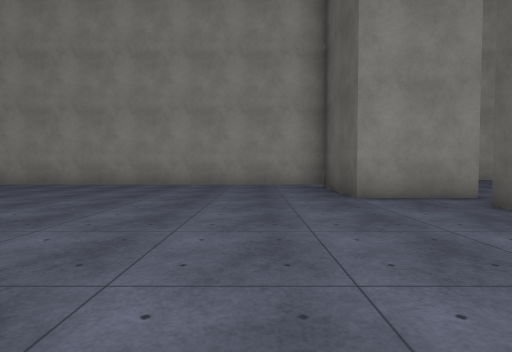
[1] (above)

12 first-person views from a walk through a 3-D level made in the Unity game engine. The camera is 1.2 m above the floor, tilts 2° down and sees 80° across. The floor is counted in squares, 2 m on a side. Each view is taken from the middle of a square. On the plan, view 1 faces up. The plan holds only what a view shows up to about 9 squares ahead; the rest is blank. The place goes on beyond the plan. The player is left out. Door leaves are left out, so doorways stand open. Surface patterns are stand-ins for the level's own textures.

[2]
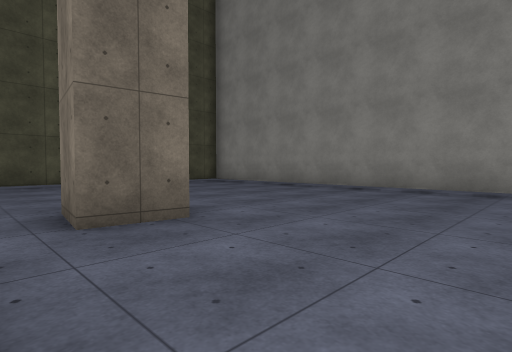

[3]
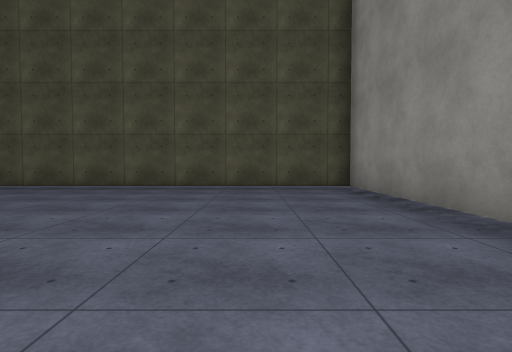

[4]
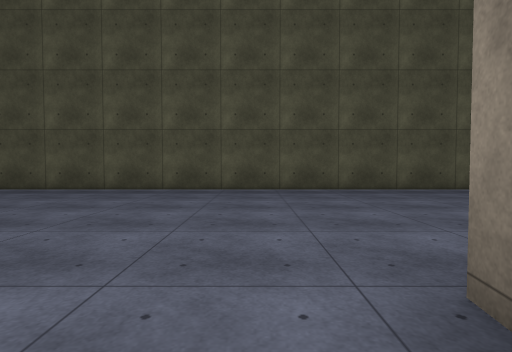

[5]
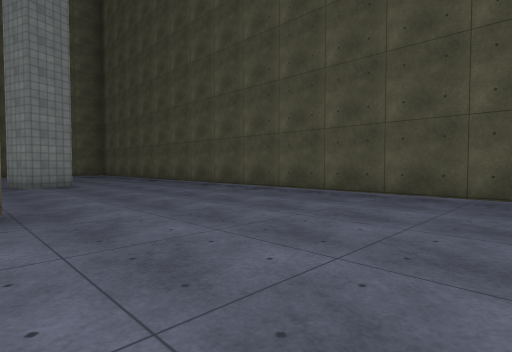

[6]
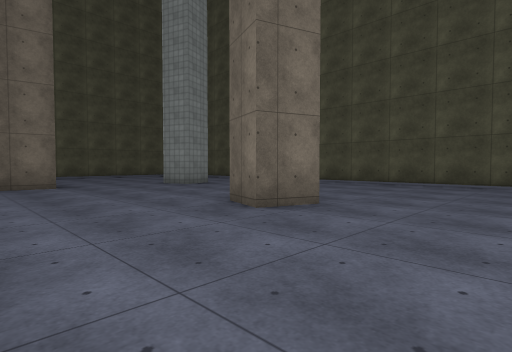

[7]
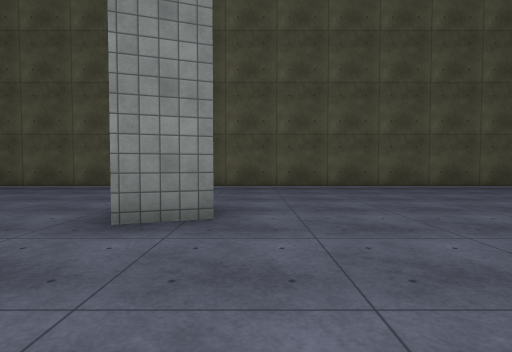

[8]
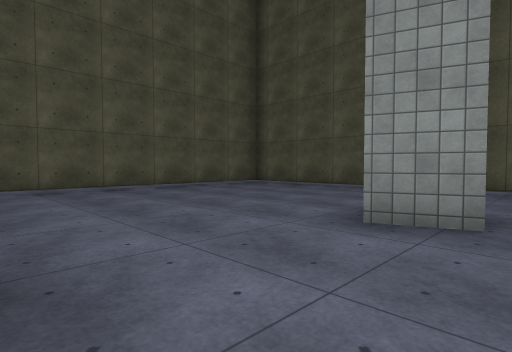

[9]
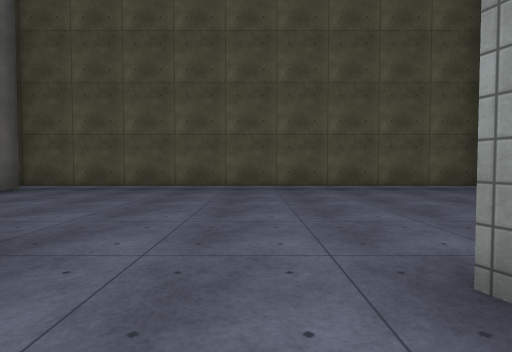

[10]
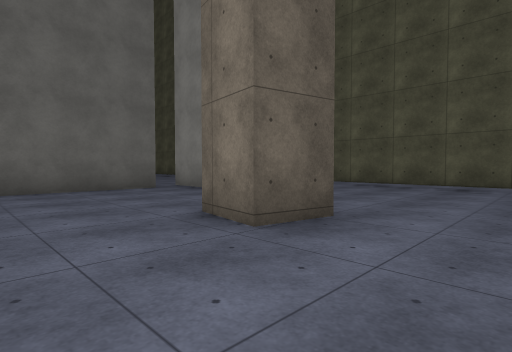

[11]
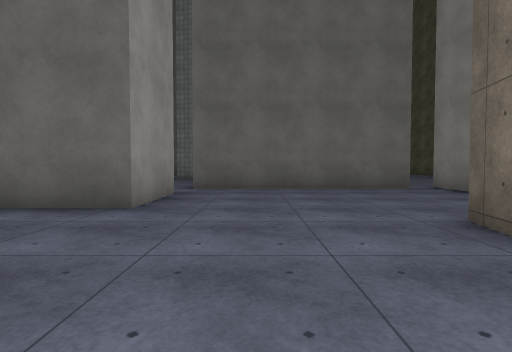

[12]
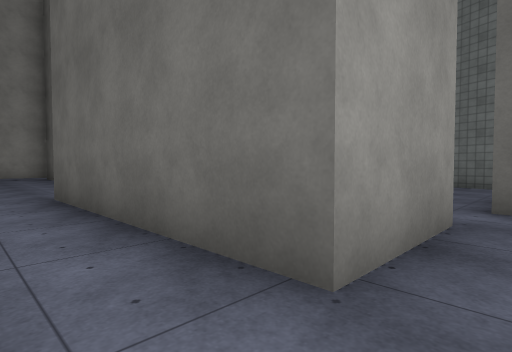

### Floor plan
Points are (right, up) in squares from view 1. A wall is a line through its corners. A room is listed if a view was taken in it or the views show most of it. See-through windows are left out.
Room 1 (views 1, 2, 3, 4, 5, 6, 7, 8, 9, 10, 11, 12)
walls: (-4.1, -3.6) (-3, -4) (-3.4, -5); (-6.5, -9.9) (-5.4, -9.5) (-5, -10.6); (2.6, -6.3) (0.3, -6.3) (0.3, -0.8); (-2.1, -11.3) (-1.9, -10.1) (-0.7, -10.3); (-9.5, -12.5) (-9.5, -15.4); (2.6, -12.7) (4.1, -12.7); (4.1, 5.6) (1.9, 5.6) (1.9, 8.3) (-9.5, 8.3) (-9.5, -10.1); (3.7, -12) (3.7, -6.4); (-9.5, -16.5) (1.9, -16.5) (1.9, -15.9)
ways out: opening at (3, -7); opening at (4, 5)

Positions as (right, up) in squares from view 1, and headings:
1: (0, 0), facing up
2: (0, 1), facing up-left
3: (-2, 6), facing left
4: (-3, 1), facing left
5: (-4, 0), facing down-left
6: (0, -1), facing down-left
7: (-2, -9), facing left
8: (-2, -9), facing down-left
9: (-4, -9), facing down
10: (-4, -8), facing down-right
11: (-4, -8), facing right
12: (-1, -7), facing up-right
